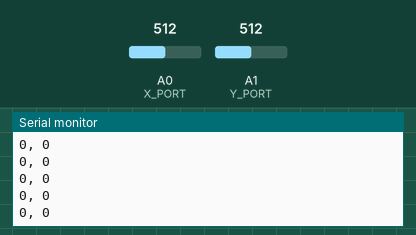
Simulated run of this sketch. Board: Arduino Uno, built with avr-gcc and run on an emulated ATmega328P. Shown: the last lines printed to the serial monitor. Inputs (shaded band) come from the test bench; at power-on: A0 (X_PORT) = 512, A1 (Y_PORT) = 512.

Above: at 2.7 s.
2.8 s: A0 (X_PORT) set to 621
At 3.5 s:
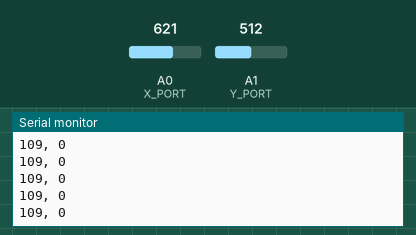
5.8 s: A0 (X_PORT) set to 595
At 6.8 s:
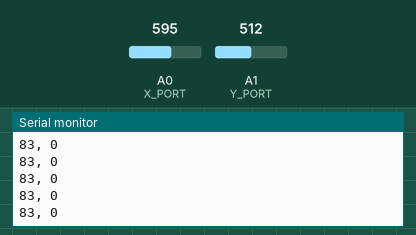
7.3 s: A1 (Y_PORT) set to 427
At 7.8 s:
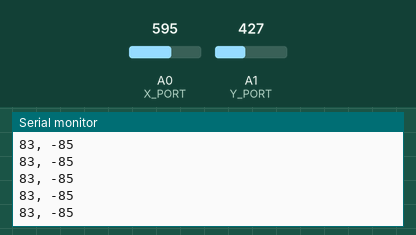
8.8 s: A1 (Y_PORT) set to 398
At 9.4 s:
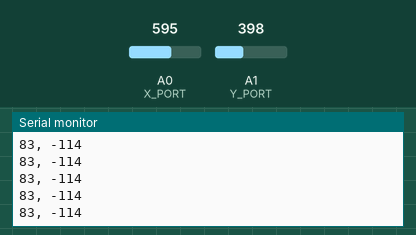
Timing chart, 0 to 11.3 s (numbered marks = the images above; inputs shaded):
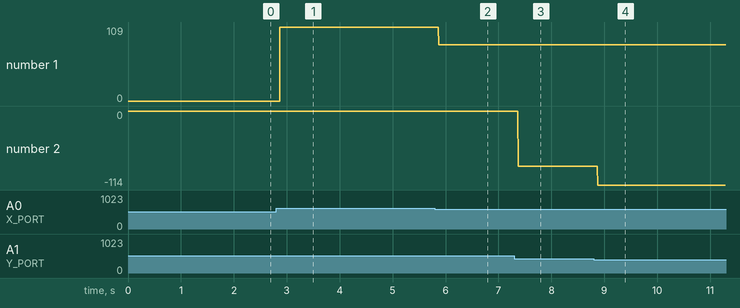

Measured:
- after the input at 2.8 s, the serial monitor: prints a new line after 0.07 s (image 1)
- after the input at 5.8 s, the serial monitor: prints a new line after 0.07 s (image 2)
- after the input at 7.3 s, the serial monitor: prints a new line after 0.07 s (image 3)
- after the input at 8.8 s, the serial monitor: prints a new line after 0.07 s (image 4)
- plotted number 1: 0 → 109 after the input at 2.8 s, 109 → 83 after the input at 5.8 s
- plotted number 2: 0 → -85 after the input at 7.3 s, -85 → -114 after the input at 8.8 s

The sketch:

Accelerometer_Testing.ino
```cpp
#define X_PORT 0
#define Y_PORT 1

int x_value, x_default;
int y_value, y_default;

void setup() {
  // put your setup code here, to run once:
  x_default = analogRead(X_PORT);
  y_default = analogRead(Y_PORT);
  Serial.begin(9600);
}

void loop() {
  // put your main code here, to run repeatedly:
  x_value = analogRead(X_PORT) - x_default;
  y_value = analogRead(Y_PORT) - y_default;
  Serial.println(String(x_value) + ", " + String(y_value));
}
```
